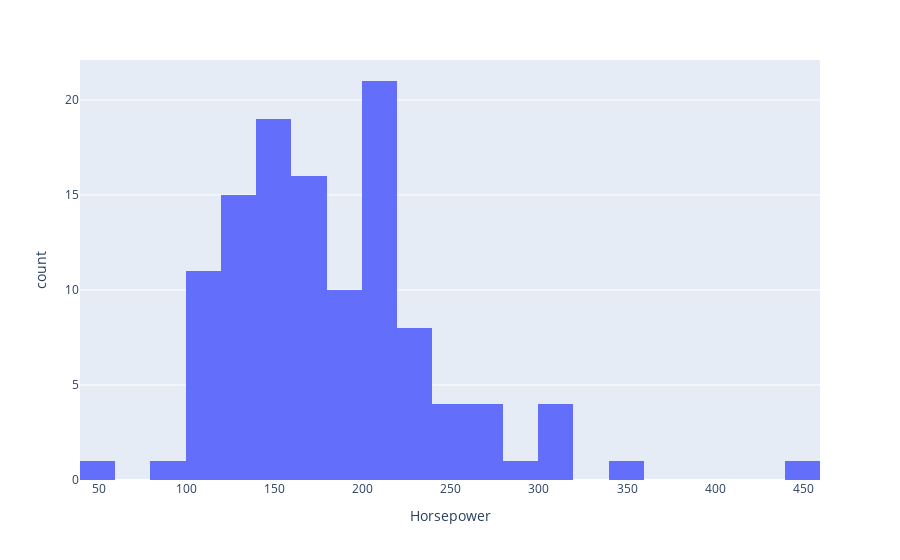

Notebook source saved alongside this figure:
### Markdown cell above
### HISTOGRAM

### Code cell
px.histogram(data_frame=data,x='Horsepower')

### Figure 1 — Plotly figure (JSON) as saved in the notebook; plotly's stock layout.template omitted (floating-point values rounded to 4 significant figures)
{"data": [{"alignmentgroup": "True", "bingroup": "x", "hovertemplate": "Horsepower=%{x}<br>count=%{y}<extra></extra>", "legendgroup": "", "marker": {"color": "#636efa", "pattern": {"shape": ""}}, "name": "", "offsetgroup": "", "orientation": "v", "showlegend": false, "type": "histogram", "x": [210, 170, 124, 115, 133, 250, 170, 150, 210, 100, 302, 115, 193, 120, 150, 185, 132, 127, 222, 205, 175, 115, 150, 225, 275, 185, 300, 221, 205, 142, 155, 450, 200, 115, 115, 210, 126, 150, 240, 120, 190, 170, 230, 200, 200, 132, 150, 106, 200, 168, 175, 132, 140, 168, 120, 275, 195, 132, 155, 180, 175, 119, 163, 200, 150, 145, 193, 190, 140, 210, 217, 125, 275, 150, 310, 120, 230, 170, 146, 205, 290, 110, 55, 227, 113, 210, 253, 225, 345, 173, 135, 215, 200, 148, 200, 161, 163, 210, 200, 175, 275, 220, 100, 170, 210, 92, 240, 153, 190, 205, 195, 150, 154, 175, 125, 300, 140], "xaxis": "x", "yaxis": "y"}], "layout": {"barmode": "relative", "legend": {"tracegroupgap": 0}, "margin": {"t": 60}, "xaxis": {"anchor": "y", "domain": [0, 1], "title": {"text": "Horsepower"}}, "yaxis": {"anchor": "x", "domain": [0, 1], "title": {"text": "count"}}}}
